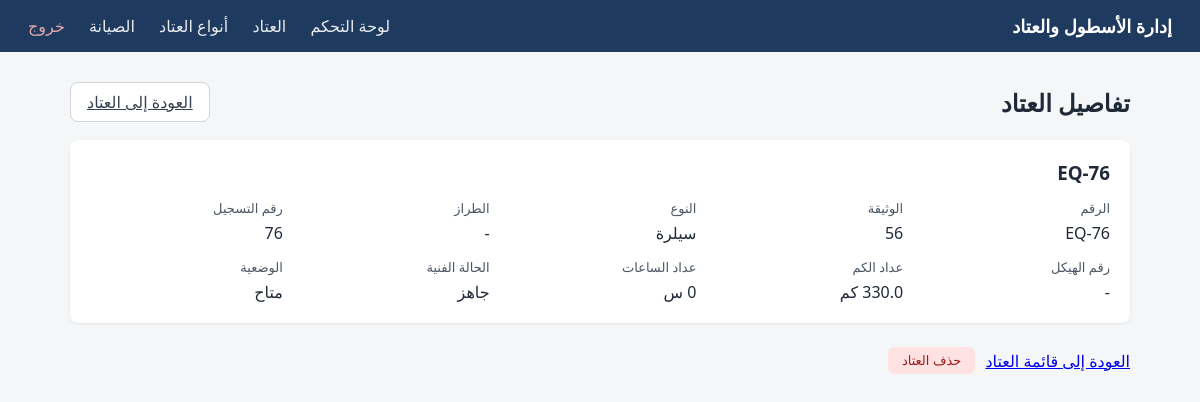
The app's page /equipment/1 (signed in), older data.
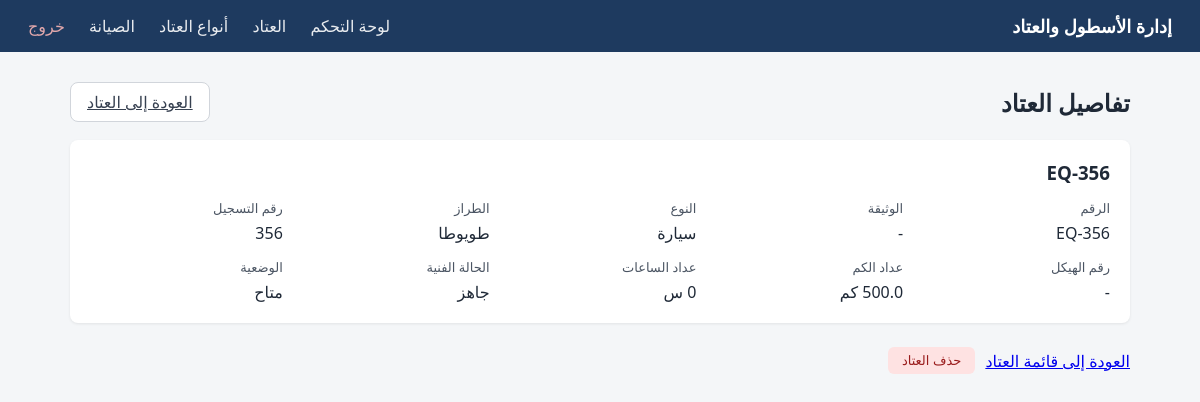
The same page, newer data.
### app/modules/equipment/models.py (models this page shows)
class Equipment(Base, AuditMixin):
    __tablename__ = "equipment"
    id = Column(Integer, primary_key=True, index=True)
    asset_code = Column(String(50), unique=True, index=True, nullable=False)
    acquisition_document = Column(String(100), nullable=True)
    registration_number = Column(String(30), unique=True, index=True, nullable=True)
    vin = Column(String(50), unique=True, nullable=True)
    equipment_type_id = Column(Integer, ForeignKey("equipment_types.id"), nullable=False)
    equipment_model_id = Column(Integer, ForeignKey("equipment_models.id"), nullable=True)
    equipment_type = relationship("EquipmentType")
    equipment_model = relationship("EquipmentModel")
    acquisition_date = Column(Date, nullable=True)
    technical_condition = Column(String(20), nullable=False, default="ready")
    operational_status = Column(String(30), nullable=False, default="available")
    current_odometer = Column(Numeric(10, 1), nullable=True, default=0)
    current_hours = Column(Numeric(10, 1), nullable=True, default=0)
    notes = Column(String(500), nullable=True)

### app/modules/equipment_types/models.py (models this page shows)
class EquipmentType(Base, TimestampMixin):
    __tablename__ = "equipment_types"
    id = Column(Integer, primary_key=True, index=True)
    name = Column(String(80), unique=True, nullable=False)
    measurement_unit = Column(String(10), nullable=False)  # "km" أو "hours" — إجباري، بدون قيمة افتراضية
    models = relationship(
        "EquipmentModel", back_populates="equipment_type", cascade="all, delete-orphan"
    )

class EquipmentModel(Base, TimestampMixin):
    __tablename__ = "equipment_models"
    __table_args__ = (
        UniqueConstraint("equipment_type_id", "name", name="uq_model_per_type"),
    )
    id = Column(Integer, primary_key=True, index=True)
    name = Column(String(80), nullable=False)
    equipment_type_id = Column(Integer, ForeignKey("equipment_types.id"), nullable=False)
    equipment_type = relationship("EquipmentType", back_populates="models")

### app/modules/equipment/router.py (the view)
@router.get("/equipment/{equipment_id}", response_class=HTMLResponse)
def equipment_detail_page(
    equipment_id: int,
    request: Request,
    db: Session = Depends(get_db),
    current_user: User = Depends(get_current_user),
):
    item = services.get_equipment(db, equipment_id)
    if not item:
        raise HTTPException(status_code=404, detail="العتاد غير موجود")
    return templates.TemplateResponse(
        "equipment_detail.html",
        {
            "request": request,
            "item": item,
            "user": current_user,
        },
    )

### app/modules/equipment/templates/equipment_detail.html (shortened to what this page needs)
{% extends "base.html" %}
{% block content %}
<div class="page-header">
    <h2>تفاصيل العتاد</h2>
    <a href="/equipment" class="btn-outline">العودة إلى العتاد</a>
</div>
<div class="card">
    <h3>{{ item.asset_code }}</h3>
    <div class="grid-form">
        <div class="field">
            <label>الرقم</label>
            <div>{{ item.asset_code }}</div>
        </div>
        <div class="field">
            <label>الوثيقة</label>
            <div>{{ item.acquisition_document or "-" }}</div>
        </div>
        <div class="field">
            <label>النوع</label>
            <div>{{ item.equipment_type.name if item.equipment_type else "-" }}</div>
        </div>
        <div class="field">
            <label>الطراز</label>
            <div>{{ item.equipment_model.name if item.equipment_model else "-" }}</div>
        </div>
        <div class="field">
            <label>رقم التسجيل</label>
            <div>{{ item.registration_number or "-" }}</div>
        </div>
        <div class="field">
            <label>رقم الهيكل</label>
            <div>{{ item.vin or "-" }}</div>
        </div>
        <div class="field">
            <label>عداد الكم</label>
            <div>{{ item.current_odometer or 0 }} كم</div>
        </div>
        <div class="field">
            <label>عداد الساعات</label>
            <div>{{ item.current_hours or 0 }} س</div>
        </div>
        <div class="field">
            <label>الحالة الفنية</label>
            <div>
                {% if item.technical_condition == "ready" %}
                    جاهز
                {% else %}
                    عاطل
                {% endif %}
            </div>
        </div>
        <div class="field">
            <label>الوضعية</label>
            <div>
                {% if item.operational_status == "available" %}
                    متاح
                {% elif item.operational_status == "in_mission" %}
                    في مهمة
                {% elif item.operational_status == "in_maintenance" %}
                    في الصيانة
                {% elif item.operational_status == "in_external_workshop" %}
                    في ورشة خارجية
                {% else %}
                    غير متاح
                {% endif %}
            </div>
        </div>
    </div>
</div>
<div style="margin-top:20px; display:flex; gap:10px; align-items:center;">
    <a href="/equipment" class="btn-secondary">العودة إلى قائمة العتاد</a>
    <form method="post"
          action="/equipment/{{ item.id }}/delete"
          onsubmit="return confirm('هل أنت متأكد من حذف هذا العتاد؟ لا يمكن التراجع عن هذا الإجراء.');">
        <button type="submit"
                class="btn-danger">
            حذف العتاد
        </button>
    </form>
</div>
{% endblock %}

Row changes from the older to the newer data that the page shows:
changed Equipment: asset_code "EQ-76" → "EQ-356"; acquisition_document "56" → "-"; registration_number "76" → "356"; current_odometer "330.0" → "500.0"
changed EquipmentType: equipment_type "سيلرة" → "سيارة"
added EquipmentModel: equipment_model "طويوطا"
Text that changed along with them:
{{ item.equipment_model.name if item.equipment_model else "-" }}: "-" → (not shown)
